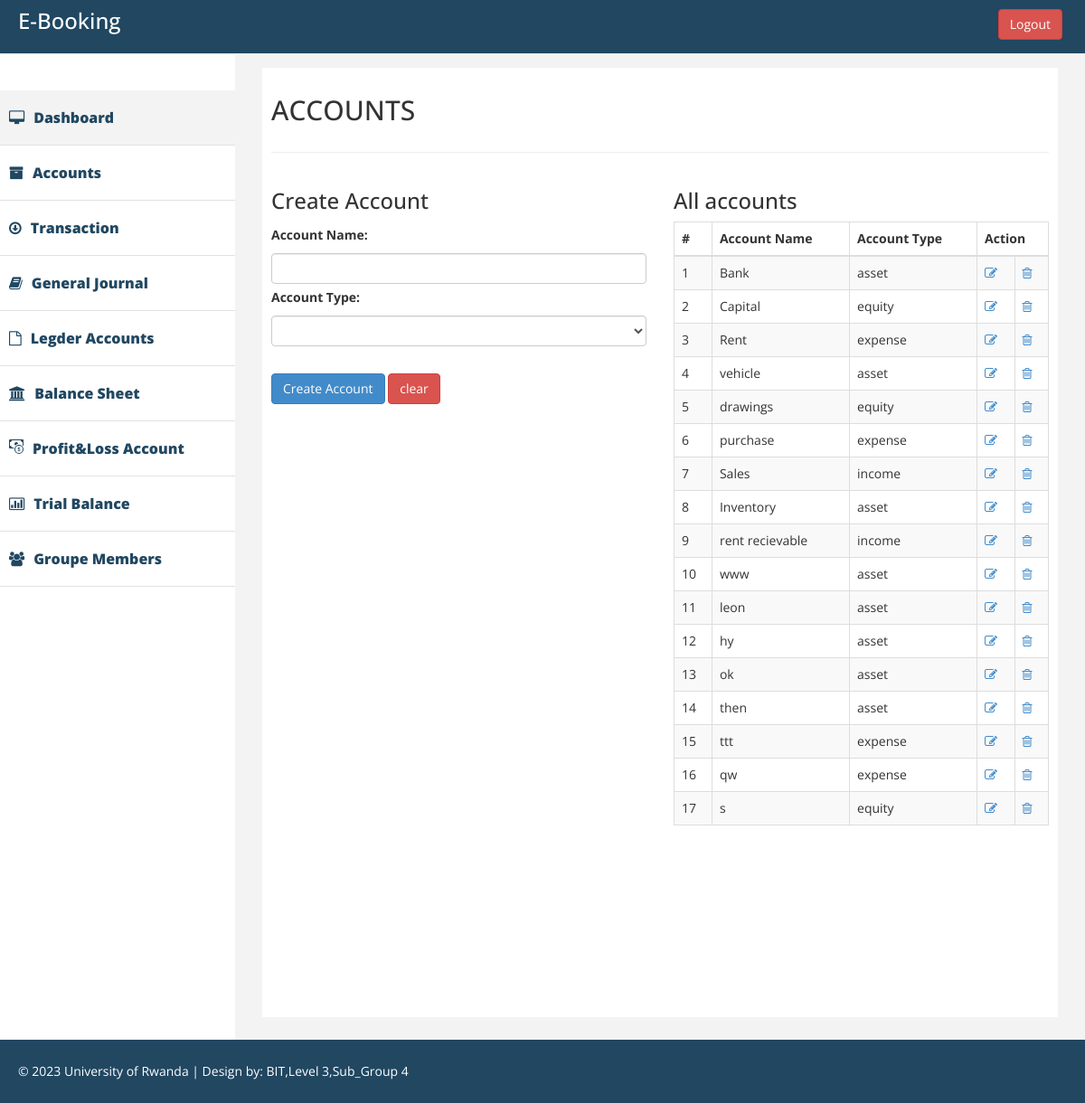
The app's page /accounts.php (signed in) with its own data.
### tables this page shows
CREATE TABLE `accounts` (
  `account_id` int(11) NOT NULL,
  `account_name` varchar(255) NOT NULL,
  `account_type` enum('asset','expense','equity','liability','income') NOT NULL
);

### accounts.php (the view, shortened to what this page needs)
<!DOCTYPE html>
<html xmlns="http://www.w3.org/1999/xhtml">
<head>
    <link href="assets/css/bootstrap.css" rel="stylesheet" />
    <link href="assets/css/font-awesome.css" rel="stylesheet" />
    <link href="assets/css/custom.css" rel="stylesheet" />
</head>
<body>
    <?php
    include 'navheader.php';
    ?>
      <?php
    include 'navtop.php';
    ?>
        <div id="page-wrapper" >
            <div id="page-inner">
                <div class="row">
                    <div class="col-md-12">
                     <h2>ACCOUNTS </h2>
                    </div>
                </div>
                  <hr />
        <div class="row">
        <div class="col-lg-6 col-md-6 col-sm-6 col-xs-6">
            <div>
                <h3>Create Account</h3>
                <form action="create_account.php" method="post" >
                    <label for="account_name">Account Name:</label>
                    <input type="text" class="form-control" id="account_name" name="account_name" required>
                    <label for="account_type">Account Type:</label>
                    <select class="form-control" id="account_type" name="account_type" required>
                        <option value="#"></option>
                        <option value="asset">Asset</option>
                    </select><br>
                    <input type="submit" class="btn btn-primary" value="Create Account">
                    <input type="reset" class="btn btn-danger" value="clear">
                </form>
            </div>
         </div>
         <div class="col-lg-6 col-md-6">
                        <h3>All accounts</h3>
                        <table class="table table-striped table-bordered table-hover">
                            <thead>
                                <tr >
                                    <th>#</th>
                                    <th>Account Name</th>
                                    <th>Account Type</th>
                                    <th colspan="2">Action</th>
                                </tr>
                            </thead>
                            <tbody>
                                <?php
                                   include "connection.php";
                                          $q="select * from accounts";
                                    $result=mysqli_query($conn,$q);
                                    $i=0;
                                    while($row=mysqli_fetch_array($result))
                                    {
                                        $i++;
                                            ?>
                                                  <tr>
                                            <td><?php echo $i;  ?></td>
                                            <td><?php echo $row['account_name']  ?></td>
                                            <td><?php echo $row['account_type']  ?></td>
                                            <td><a href="#"><i class="fa fa-edit"></i></a></td>
                                            <td><a href="#"><i class="fa fa-trash-o"></i></a></td>
                                        </tr>
                                            <?php
                                    }
                                      ?>
                            </tbody>
                        </table>
                    </div>
</div>
    </div>
            </div>
        </div>
    <?php
    include 'footer.php';
    ?>
</html>

### navheader.php (shortened to what this page needs)
<div id="wrapper">
      <div class="navbar navbar-inverse navbar-fixed-top">
        <div class="adjust-nav">
          <div class="navbar-header">
            <h2 class="navbar-h2">E-Booking</h1>
          </div>
          <span class="logout-spn">
            <a href="logout.php" class="btn btn-danger">Logout</a>
          </span>
        </div>
      </div>

### navtop.php (shortened to what this page needs)
<nav class="navbar-default navbar-side" role="navigation">
  <div class="sidebar-collapse">
    <ul class="nav" id="main-menu">
      <li class="active-link">
        <a href="home.php"><i class="fa fa-desktop"></i>Dashboard</a>
      </li>
      <li>
        <a href="accounts.php"><i class="fa fa-archive"></i>Accounts</a>
      </li>
      <li>
        <a href="transaction.php"><i class="fa fa-arrow-circle-o-down"></i>Transaction</a>
      </li>
      <li>
        <a href="journal.php"><i class="fa fa-book"></i>General Journal</a>
      </li>
      <li>
        <a href="ledger.php"><i class="fa fa-file-o"></i>Legder Accounts</a>
      </li>
      <li>
        <a href="balanceSheet.php"><i class="fa fa-bank"></i>Balance Sheet</a>
      </li>
      <li>
        <a href="icomeStatement.php"><i></i>Profit&Loss Account</a>
      </li>
      <li>
        <a href="trialBalance.php"><i class="fa fa-bar-chart-o"></i>Trial Balance </a>
      </li>
      <li>
        <a href="Groupe.php"
          ><i class="fa fa-users"></i>Groupe Members
           </a>
      </li>
    </ul>
  </div>
</nav>

### footer.php
<div class="footer">
     <div class="row">
       <div class="col-lg-12">
         &copy; 2023 University of Rwanda | Design by: BIT,Level 3,Sub_Group 4
       </div>
     </div>
   </div>

### assets/css/custom.css (style rules this page uses)
body { font-family: 'Open Sans', sans-serif; line-height:30px; }
#wrapper { width: 100%; margin-top:50px; }
#page-wrapper { padding: 15px 15px; min-height: 600px; background:#F3F3F3; }
#page-inner { width:100%; margin:10px 20px 10px 0px; background-color:#fff!important; padding:10px; min-height:1050px; }
.sidebar-collapse .nav { padding:0; padding-top:50px; }
.sidebar-collapse > .nav > li > a { padding:15px 10px; color: #214761; font-weight: 900; font-size: 16px; }
.sidebar-collapse > .nav > li { border-bottom:1px solid #e1e1e1; }
.navbar-side { border:none; background-color: #fff; }
.navbar-inverse { background-color: #214761; border-color: #F0F0F0; min-height: 60px; }
.nav > li > a > i { margin-right:10px; }
.logout-spn { float:right; color:#fff; font-size:18px; margin:20px; margin: 10px 25px 10px 50px; }
.logout-spn a { text-decoration:none; }
.active-link { background-color:#f3f3f3; }
.navbar-h2 { color: white; font-size: 24px; margin: 10px 0px 10px 20px ; }
.footer { background-color:#214761; width:100%; color:#fff; padding:20px 50px 20px 50px; padding-left:20px; }
@media (min-width:768px) { #page-wrapper { margin: 0 0 0 260px; padding: 15px 30px; min-height: 1050px; } }
@media (min-width:768px) { .navbar-side { z-index: 1; position: absolute; width: 260px; } }

### records on screen
accounts: account_name "Bank", account_type "asset"
accounts: account_name "Capital", account_type "equity"
accounts: account_name "Rent", account_type "expense"
accounts: account_name "vehicle", account_type "asset"
accounts: account_name "drawings", account_type "equity"
accounts: account_name "purchase", account_type "expense"
accounts: account_name "Sales", account_type "income"
accounts: account_name "Inventory", account_type "asset"
accounts: account_name "rent recievable", account_type "income"
accounts: account_name "www", account_type "asset"
accounts: account_name "leon", account_type "asset"
accounts: account_name "hy", account_type "asset"
accounts: account_name "ok", account_type "asset"
accounts: account_name "then", account_type "asset"
accounts: account_name "ttt", account_type "expense"
accounts: account_name "qw", account_type "expense"
accounts: account_name "s", account_type "equity"
